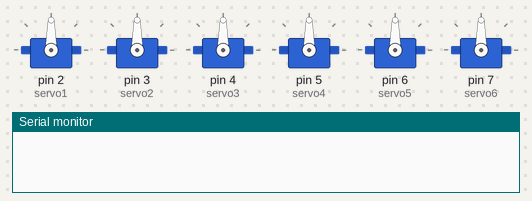
This sketch was run on a simulated Arduino Uno, built with avr-gcc and run on an emulated ATmega328P. On the bench: 6 × servo, the last lines printed to the serial monitor.

Above: at 0.1 s.
At 2.8 s:
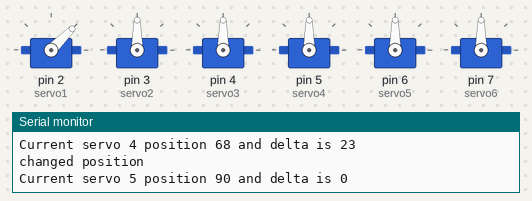
At 4.4 s:
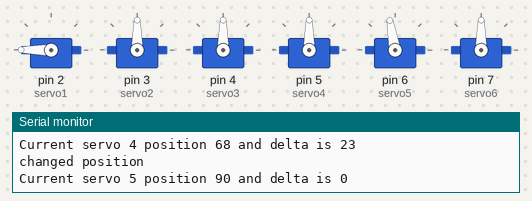
Timing chart, 0 to 5.8 s (numbered marks = the images above):
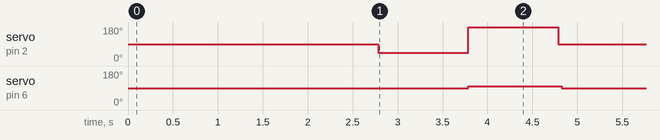

The sketch:

get_box_02.ino
```cpp
#include <Servo.h>
#include "hiwonder.h"

#include <stdlib.h>

Servo servo1, servo2, servo3, servo4, servo5, servo6;

Servo servos [6] = {servo1, servo2, servo3,servo4,servo5,servo6};

int S4_pos, S5_pos;
int *s1, *s2, *s3, *s4, *s5, *s6;
byte current_s [6];
byte delta [6];
//String message, number;//, s_pos;
char *s_pos;

#define GET_1_S1_OPEN 60
#define GET_1_S1_CLOSE 30

#define GET_1_S2 90 // всегда в этой позиции
#define GET_1_S3 5  // самый низ
#define GET_1_S4 15
#define GET_1_S5 15
/*
Список позиций
get_1 - взять в точке 1

*/


void setup() {
  Serial.begin(115200);
  // put Learm to initial pozition
  servo1.attach(2);
  servo2.attach(3);
  servo3.attach(4);
  servo4.attach(5);
  servo5.attach(6);
  servo6.attach(7);

  start_pozition();
  get_curr_delta(hwr_Start_position);


}
//++++++++++++++++++++++++ loop
void loop() {
  //start_pozition();
  start_position ();

  delay(1000);
  //S4_pos = servo4.read();
  //S5_pos = servo5.read();

  //sit_position(sit_down_position); // Print out array values passed by pointer

  //sit_down_pozition (S4_pos,S5_pos);
  //get_all_servos();

  //move_servo(sit_down_position);

  move_servo_together(sit_down_position);
  //delay(2500);
  //horse_stand();
  delay(1000);

 // S4_pos = servo4.read();
  ///S5_pos = servo5.read();
  /*Кривой вариант
   * message = "Servo 4 ";
  itoa(S4_pos, s_pos, 15);
  message += s_pos;
  Serial.println(message);
*/
 // message = "Servo 4 ";
  // Так тоже можно
  //number = String (S4_pos);
  //message += number;

  // И так можно
 // message += String (S4_pos);
 // Serial.println(message);

 //  print_servos_2_serial();
  //horse_drink(S4_pos, S5_pos);

 // servo2.write(180);
 // delay(2000);
//  servo2.write(0);
//  delay(2000);
//  S4_pos = servo4.read();
 // S5_pos = servo5.read();
 // stand_up_pozition(S4_pos, S5_pos);
 // delay(2500);
 // clamp(servo1.read());
 clamp_open();
 delay(1000);
 servo5.write(servo5.read() +10);
 clamp_catch();
 delay(1000);
}//loop
//++++++++++++++++++++++++++++++++++ start
// А вообще, на будущее, надо чтобы сначала считывала текущую позицию и
// и на основании этого вычисляла количество шагов, чтобы было плавное
// позиционирование в начальную позицию.
void start_pozition()
{
  servo1.write(90);
  delay(10);
  servo2.write(90);
  delay(10);
  servo3.write(90);
  delay(10);
  servo4.write(90);
  delay(10);
  servo5.write(90);
  delay(10);
  servo6.write(90);
  delay(10);

}//start_pozition


//+++++++++++++++++++++++++++ start_position with header

void start_position ()
{
  servo1.write(hwr_Start_position[0]);
  delay(10);
  servo2.write(hwr_Start_position[1]);
  delay(10);
  servo3.write(hwr_Start_position[2]);
  delay(10);
  servo4.write(hwr_Start_position[3]);
  delay(10);
  servo5.write(hwr_Start_position[4]);
  delay(10);
  servo6.write(hwr_Start_position[5]);
  delay(10);


}// start_posotion
//+++++++++++++++++++++++++++ sit_down
//Присаживаем. Предположительно из начальной позиции
void sit_down_pozition(int s4_pos, int s5_pos)
{
  int i;


  for (int i = 0; i <= 44; i++) {
    s5_pos -= 1;
    s4_pos -= 1;
    servo5.write(s5_pos);
    delay(15);
    servo4.write(s4_pos);
    delay(15);

  }

}//sit_down_pozition
//+++++++++++++++++++++++++++++++++++

void sit_position(byte *pos)
{
String message;

  get_all_servos(); //Получили текущие значения приводов.
                    // Целевые значения в массиве

  for (int i=0; i <= 5; i++)
  {
   message += "Servo ";
   message += String(i+1); message += " ";
   message += String(pos[i]); message +=", ";
  }

}//sit_position

//+++++++++++++++++++++++++++++++++++
  /* Прибавляем градус по 1-у 45 раз.
  Предполагается, что встаем из сидячего положения
  */
void stand_up_pozition(int s4_pos, int s5_pos)
{
  int i;


  for (int i = 0; i <= 44; i++) {
    s5_pos += 1;
    s4_pos += 1;
    servo5.write(s5_pos);
    delay(15);
    servo4.write(s4_pos);
    delay(15);
  }

}//stand_up_pozition

//++++++++++++++++++++++
/* Клацаем захватом
*/
void clamp (int clamp_angle)
{
  int clamp_cur;
  servo1.write(45);
  delay(1500);
  servo1.write(180);
  delay(1500);
}//clamp

//+++++++++++++++++++++++++++++++
void clamp_open(void)
{
  servo1.write(45);
//  delay(1500);

  }

//++++++++++++++++++++++++++++++
void clamp_catch(void)
{
    servo1.write(180);
  }
//+++++++++++++++++++++++++++++++
/* Принимаем позу шахматного коня
*/
void horse_stand(void)
{
  int i;
  int s3_pos;

  s3_pos=servo3.read();
  for (int i = 0; i <= 89; i++) {

  servo3.write(s3_pos -i);
  delay(10);
  }//for
  delay(1500);
  //++++++++ go back
 /* s3_pos=servo3.read();
   for (int i = 0; i <= 89; i++) {

  servo3.write(s3_pos +i);
  delay(10);
  }//for
   delay(1500);
 //++++++++++++++++++ More angulation

   s3_pos=servo3.read();
   for (int i = 0; i <= 89; i++) {

  servo3.write(s3_pos +i);
  delay(10);
  }//for
*/
} // horse_stand

//+++++++++++++++++++++++++++++++++++++++++++++++++++
//++++++++++++++++++++++++++++++++++++++++++++++++
/*
Получить значения углов для всех приводов
*/
void get_all_servos(void)
{
    String message;
/* current_s[0] = servo1.read();
 current_s[1] = servo2.read();
 current_s[2] = servo3.read();
 current_s[3] = servo4.read();
 current_s[4] = servo5.read();
 current_s[5] = servo6.read();
 */
    for (int i=0; i<=5; i++)
    {

      current_s[i] = servos[i].read();
      message = "Current servo ";
      message += String(i); message += " position ";
      message += String(current_s[i]); //servos[i].read()
      Serial.println(message);

    }
}

//+++++++++++++++++++++++++++++++++++
/*
  Задаем значения приращения угла и направление для всех приводов для текущей и целевой позиции
*/
void get_curr_delta (byte *pos)
{

  for (int i=0; i<=5; i++)
  {
    if (current_s[i] > pos[i])
      {
       delta[i] = current_s[i] - pos[i];
       DF[i] = -1;
      }
    else
      {
        delta[i] = pos[i] - current_s[i];
       DF[i] = 1;
      }

  }//for


}


/* Определяем текущую позицию и ПЛАВНО переходим в позицию get_1

*/
void get_1_box_position(void)
{
  get_all_servos();
  int s5_delta;
  int df ;  // direction_flag

  if (*s5 > GET_1_S5) // Текущая позиция больше, чем целевая
  {
    s5_delta = *s5 - GET_1_S5;
    DF[4] = -1; // Т.е. идем в обратном направлении
   }
  else               // Текущая позиция меньше, чем целевая, идем в прямом направлениии
  { s5_delta = GET_1_S5 - *s5;
    DF[4]=1;
    }

}//get_1_box_position

//++++++++++++++++
void horse_drink(int s4_pos, int s5_pos)
{
  int i;


  for (int i = 0; i <= 89; i++) {
    s5_pos += 1;
  //  s4_pos += 1;
    servo5.write(s5_pos);
    delay(15);
 //   servo4.write(s4_pos);
 //   delay(15);

  }
 // delay(1000);


}//horse_drink


//+++++++++++++++++++++++++
/*

Каждый серво отрабатывает свою позицию отдельно, что не есть гуд.
Нут плавного движения, когда одновременно 2 серво двигаются.
*/
void move_servo (byte *pos) // address of position array and direction flag array, текущую позицию вычисляем
{
  int s_pos;

  get_all_servos();
  get_curr_delta(pos);


  for (int i=0; i<=5; i++)
  {
    s_pos = current_s[i];

    for (int j=0; j<=delta[i] -1; j++)
    {
     s_pos = s_pos + 1*DF[i];
     servos[i].write(s_pos);
     delay(15);
    }

    }

}
//+++++++++++++++++++++++++++++++++++

/*
Алгоритм :
Берем самое большое delta и задаем как счетчик цикла внешнего
А внутри перебираем все приводы - каждый со своей дельтой.
Берем снова самое большое и т.д.


*/
void move_servo_together (byte *pos) // address of position array and direction flag array, текущую позицию вычисляем
{
  int s_pos, maxdt;
  String message;
  get_all_servos();
  get_curr_delta(pos);
  maxdt = get_max_delta(delta); // индекс в массиве delta
  message = "Servo index with max delta is ";
  message += String(maxdt);
  Serial.println(message);

  message = "Max delta value is ";
  message += String(delta[maxdt]);

  Serial.println(message);

for (int dt=0; dt <= (delta[maxdt] -1); dt++)
{
    message = "Current Max delta value is ";
    message += String(delta[maxdt]);
    Serial.println(message);

  for (int i=0; i<=5; i++) // ОБходим все приводы
  {
    s_pos = servos[i].read();
    message = "Current servo ";
    message += String(i); message += " position ";
    message += String(servos[i].read());
    message += " and delta is "; message += String(delta[i]);
    Serial.println(message);

// Почему-то заканчивает на 23...

    if (delta[i] !=0)
    {
      s_pos = s_pos + DF[i];
      servos[i].write(s_pos);
      delta[i] -= 1;
     // delay(15);
      message = "changed position, delta is ";
      message += String(DF[i]);
      Serial.println("changed position");

    }

  }//for int i=0
}  //int dt=0;
}//move_servo_together

//++++++++++++++++++++
/*Возвращает индекс макисмального элемента в массиве delta*/
byte get_max_delta (byte *arr)
{
  int maxdelta, index;
  maxdelta=0;
  index=0;
  for (int i=0; i<=5; i++)
  {
    if (arr[i] > maxdelta)
    {
      maxdelta = arr[i];
      index = i;
    }

  }//for

return index;
} //get_max_delta
//++++++++++++++++++++++++++
void print_servos_2_serial()
{
  String message;
  get_all_servos();

  message = "";
  for (int i=0; i <= 5; i++)
  {
   message += "Servo ";
   message += String(i+1); message += " ";
   message += String(current_s[i]); message +=", ";
  }

  Serial.println(message);
}//print_servos_2_serial
```

hiwonder.h
```cpp
/*
12.05.2021  hiwonder.h
*/
#ifndef hiwonder.h
#define hiwonder.h

#include "Arduino.h"

/*Координаты начальной/стартовой позиции*/
byte hwr_Start_position [6] = {90, 90, 90, 90, 90, 90} ; // servo1,,,servo6
byte sit_down_position [6] = {90, 90, 90, 45, 45, 90}; // Поза сидя. Сдвинуты 4,5 приводы (относительно 90)

short DF [6] = {1, 1, 1, 1, 1, 1};


#endif
```

Measured:
- by itself, servo on pin 2 (servo1): repeats every 4.4 s: 180° 1.0 s, 90° 2.4 s, 45° 1.0 s
- by itself, servo on pin 6 (servo5): alternates 100° for 1.0 s and 90° for 3.0 s
